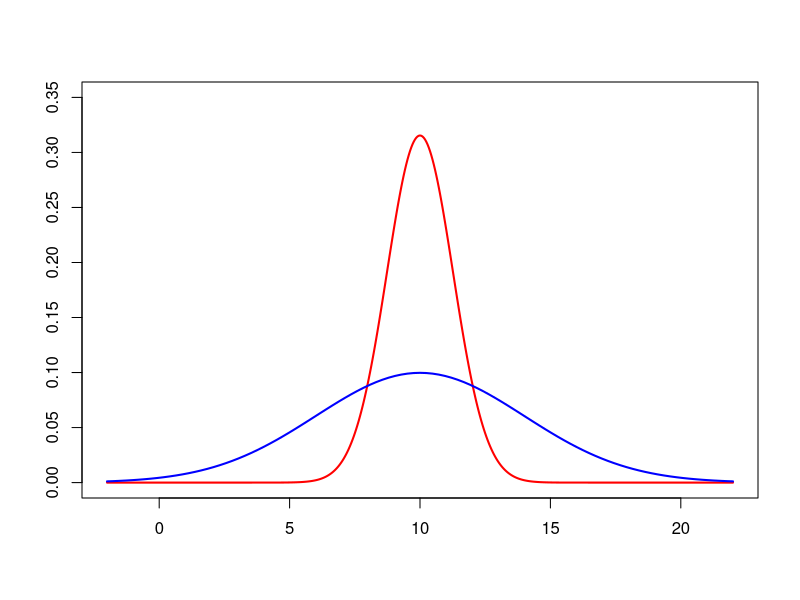
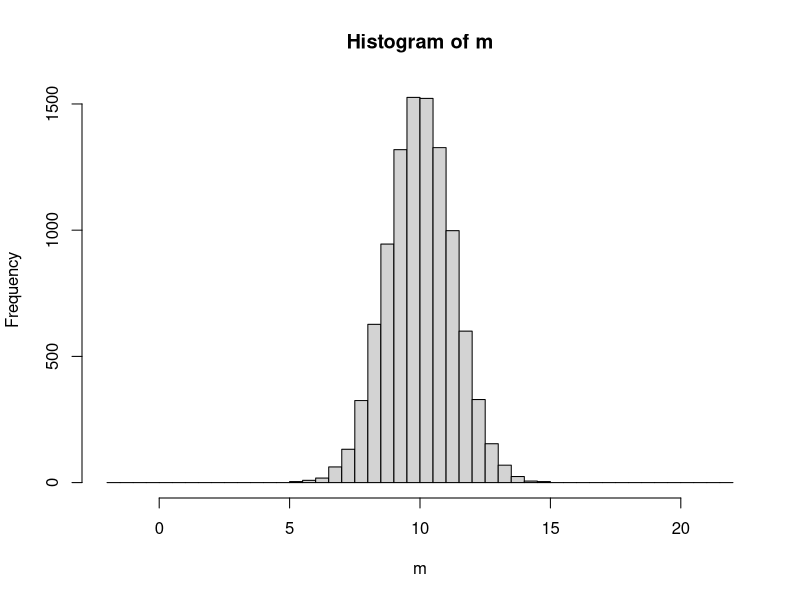
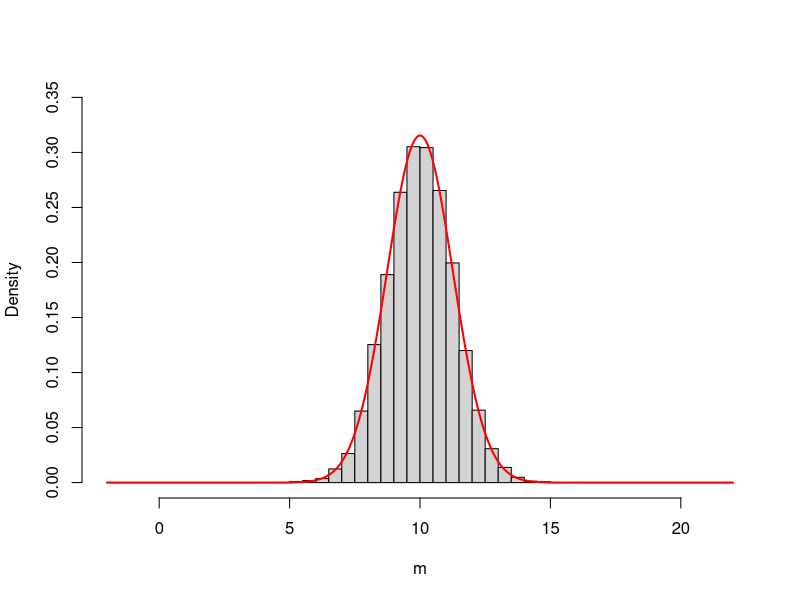
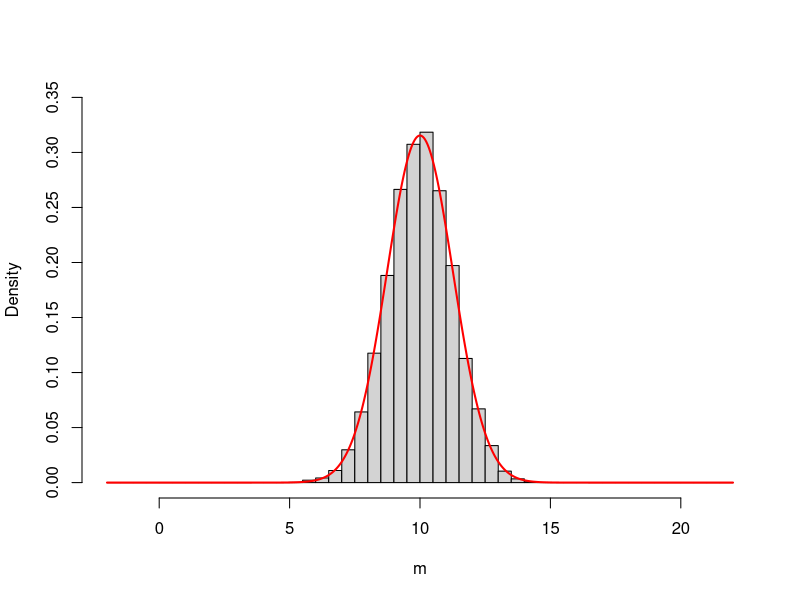
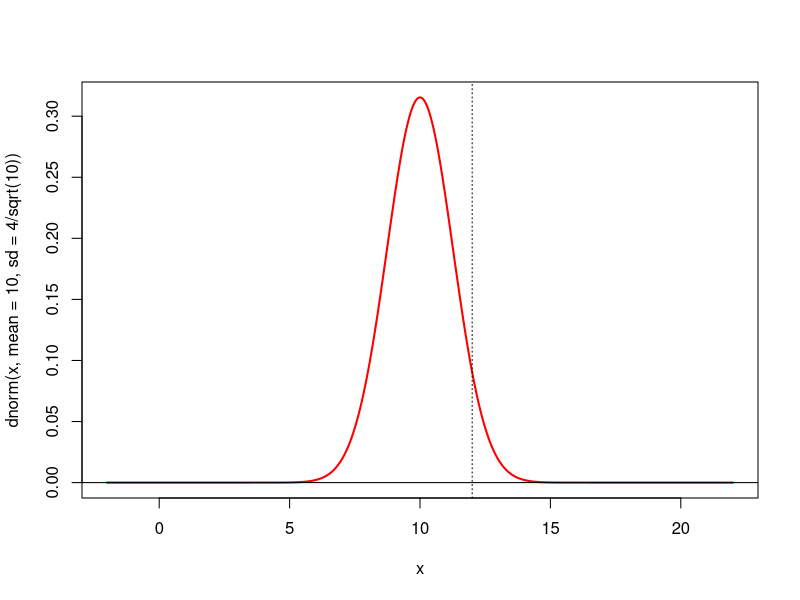
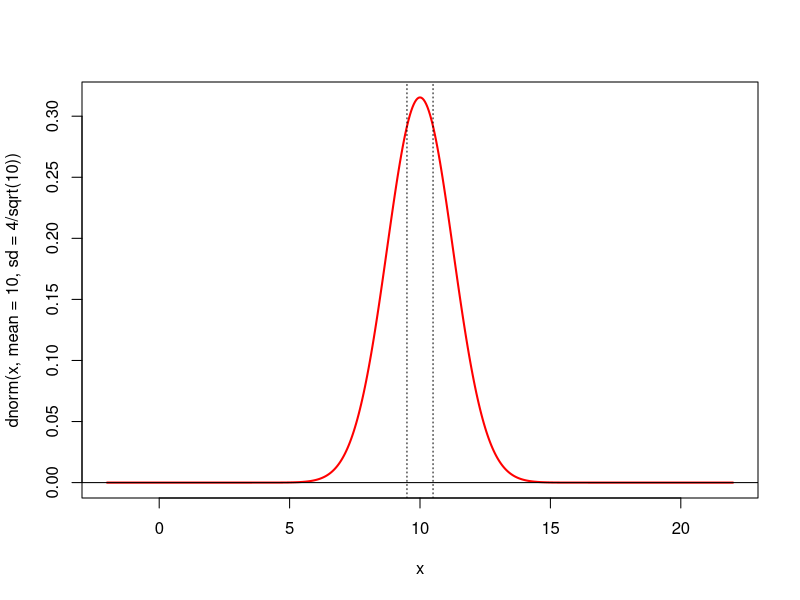
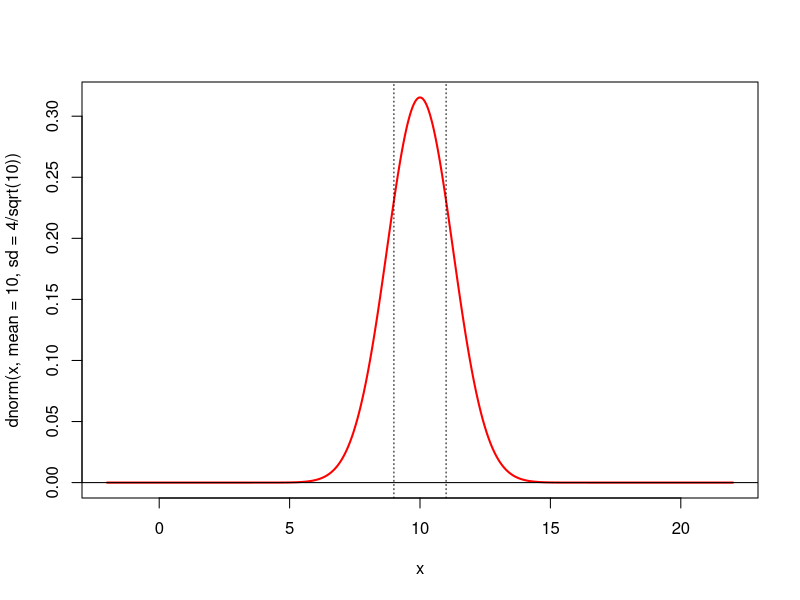
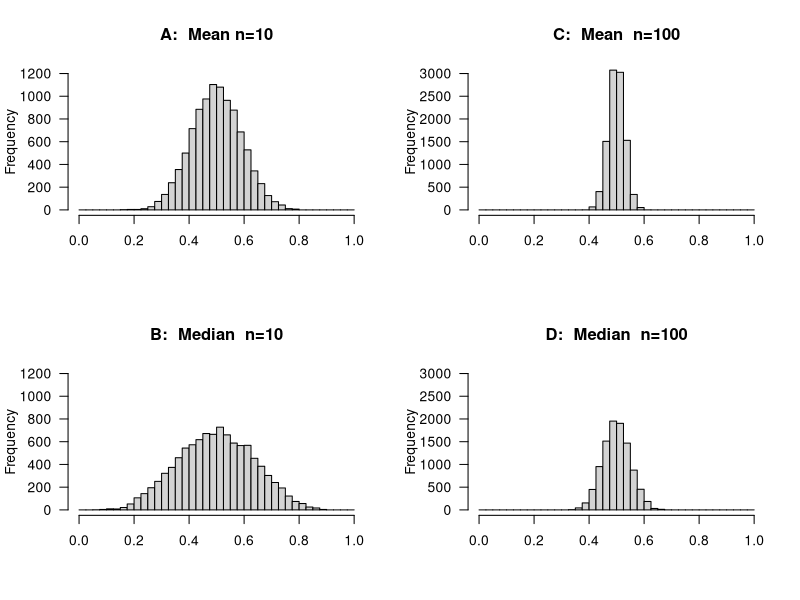

Here is the R script that generated these plots, in order:
## ---- chunk 1
knitr::opts_chunk$set(echo=TRUE, fig.align="center", options(width=110))
## ---- chunk 2
curve(dnorm(x,mean=10,sd=4/sqrt(10)), from=-2, to=22, n=501, lwd=2, col="red", ylim=c(0,0.35), xlab="",ylab="")
curve(dnorm(x,mean=10,sd=4), add=TRUE, lwd=2, col="blue")
## ---- chunk 3
set.seed(2)
x <- rnorm(10, mean=10, sd=4)
x
mean(x)
## ---- chunk 4
x <- matrix(rnorm(5*10,10,4), ncol=10)
x
dim(x)
apply(x,1,mean)
## ---- chunk 5
x <- matrix(rnorm(10000*10,10,4), ncol=10)
dim(x)
m <- apply(x,1,mean)
length(m)
hist(m, breaks=seq(-2,22,by=0.5))
## ---- chunk 6
hist(m, breaks=seq(-2,22,by=0.5), prob=TRUE, ylim=c(0,0.35), main="")
curve(dnorm(x, 10, 4/sqrt(10)), add=TRUE, n=501, lwd=2, col="red")
## ---- chunk 7
m <- rnorm(10000, mean=10, sd=4/sqrt(10))
hist(m, breaks=seq(-2,22,by=0.5), prob=TRUE, ylim=c(0,0.35), main="")
curve(dnorm(x, 10, 4/sqrt(10)), add=TRUE, n=501, lwd=2, col="red")
## ---- chunk 8
curve(dnorm(x, mean=10, sd=4/sqrt(10)), from=-2, to=22, n=501, lwd=2, col="red")
abline(h=0)
abline(v=12,lty="dotted")
## ---- chunk 9
pnorm(12, mean=10, sd=4/sqrt(10), lower=FALSE)
pnorm((12-10) / (4/sqrt(10)), lower=FALSE)
pnorm(-(12-10) / (4/sqrt(10)))
round(pnorm((10-12) / (4/sqrt(10))), 3)
## ---- chunk 10
m <- rnorm(100, mean=10, sd=4/sqrt(10))
m
m>12
sum(m>12)
mean(m>12)
## ---- chunk 11
m <- rnorm(100000, mean=10, sd=4/sqrt(10))
sum(m>12)
mean(m>12)
## ---- chunk 12
curve(dnorm(x, mean=10, sd=4/sqrt(10)), from=-2, to=22, n=501, lwd=2, col="red")
abline(h=0)
abline(v=c(9.5,10.5),lty="dotted")
## ---- chunk 13
pnorm(10.5, mean=10, sd=4/sqrt(10))
pnorm(9.5, mean=10, sd=4/sqrt(10))
pnorm(10.5, 10, 4/sqrt(10)) - pnorm(9.5, 10, 4/sqrt(10))
round(pnorm(10.5, 10, 4/sqrt(10)) - pnorm(9.5, 10, 4/sqrt(10)), 3)
## ---- chunk 14
m <- rnorm(100, mean=10, sd=4/sqrt(10))
m
m<10.5
m<9.5
mean(m<10.5)
mean(m<9.5)
mean(m<10.5) - mean(m<9.5)
m>9.5 & m<10.5 
mean(m>9.5 & m<10.5) 
## ---- chunk 15
m <- rnorm(100000, mean=10, sd=4/sqrt(10))
mean(m<10.5)
mean(m<9.5)
mean(m<10.5) - mean(m<9.5)
mean(m>9.5 & m<10.5) 
## ---- chunk 16
curve(dnorm(x, mean=10, sd=4/sqrt(10)), from=-2, to=22, n=501, lwd=2, col="red")
abline(h=0)
abline(v=c(9,11),lty="dotted")
## ---- chunk 17
pnorm(9, mean=10, sd=4/sqrt(10))
pnorm(11,mean=10, sd=4/sqrt(10), lower=FALSE)
pnorm(9, 10, 4/sqrt(10)) + pnorm(11, 10, 4/sqrt(10), lower=FALSE)
round(pnorm(9, 10, 4/sqrt(10)) + pnorm(11, 10, 4/sqrt(10), lower=FALSE), 3)
## ---- chunk 18
m <- rnorm(100, mean=10, sd=4/sqrt(10))
m
m<9
m>11
mean(m<9)
mean(m>11)
mean(m<9) + mean(m>11)
m<9 | m>11
mean(m<9 | m>11)
## ---- chunk 19
m <- rnorm(100000, mean=10, sd=4/sqrt(10))
mean(m<9)
mean(m>11)
mean(m<9) + mean(m>11)
mean(m<9 | m>11)
## ---- chunk 20
set.seed(51)
nit <- 10000

n <- 10
x <- matrix(runif(n*nit),ncol=n)
xA <- apply(x,1,mean)
x <- matrix(runif(n*nit),ncol=n)
xB <- apply(x,1,median)

n <- 100
x <- matrix(runif(n*nit),ncol=n)
xC <- apply(x,1,mean)
x <- matrix(runif(n*nit),ncol=n)
xD <- apply(x,1,median)

par(mfcol=c(2,2),las=1)
hist(xA,breaks=seq(0,1,length=41),col="lightgrey",main="A:  Mean n=10",xlab="",ylim=c(0,1200),cex.main=1.2)
hist(xB,breaks=seq(0,1,length=41),col="lightgrey",main="B:  Median  n=10",xlab="",ylim=c(0,1200),cex.main=1.2)
hist(xC,breaks=seq(0,1,length=41),col="lightgrey",main="C:  Mean  n=100",xlab="",ylim=c(0,3000),cex.main=1.2)
hist(xD,breaks=seq(0,1,length=41),col="lightgrey",main="D:  Median  n=100",xlab="",ylim=c(0,3000),cex.main=1.2)

round(mean(xA),3)
round(mean(xB),3)
round(mean(xC),3)
round(mean(xD),3)

round(sd(xA),2)
round(sd(xB),2)
round(sd(xC),2)
round(sd(xD),2)
